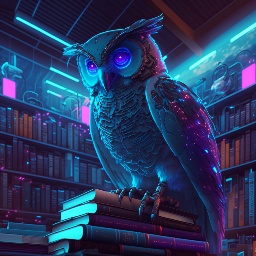
#> input picture Trabajos/Vision artificial/Tarea 2/imagen1.jpg, 256 x 256 px
$ python P3a.py
#> lines starting #> are read from the running program, lines starting #| are printed output that depends on the picture
import numpy as np
import cv2

img1 = cv2.imread("imagen1.jpg")
#> img1 is the input picture: shape (256, 256, 3); mean B, G, R 95.4, 56.5, 40.9
img2 = cv2.imread("imagen2.jpg")
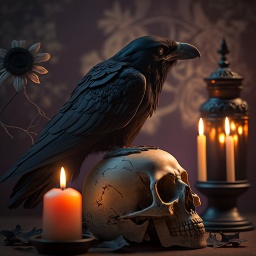
#> input picture Trabajos/Vision artificial/Tarea 2/imagen2.jpg, 256 x 256 px
#> img2 is the input picture: shape (256, 256, 3); mean B, G, R 38.8, 42.8, 59.5

suma = img1 + img2
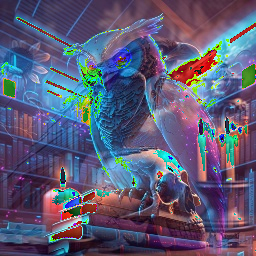
#> suma: shape (256, 256, 3); mean B, G, R 117.4, 90, 91.5
sumaOCV = cv2.add(img1,img2)
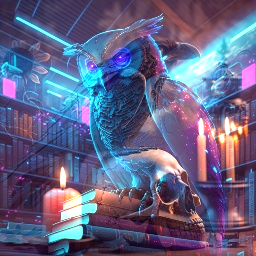
#> sumaOCV: shape (256, 256, 3); mean B, G, R 132.3, 98.2, 99.3
mezcla1 = cv2.addWeighted(img1, 0.7, img2, 0.3, 0)
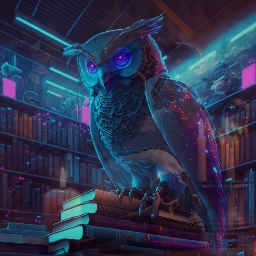
#> mezcla1: shape (256, 256, 3); mean B, G, R 78.4, 52.4, 46.5
mezcla2 = cv2.addWeighted(img1, 0.3, img2, 0.7, 0)
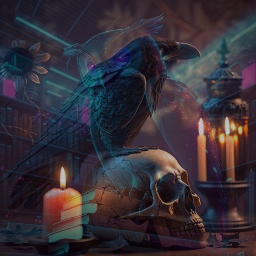
#> mezcla2: shape (256, 256, 3); mean B, G, R 55.8, 46.9, 53.9

cv2.imshow("Imagen 1", img1)
cv2.imshow("Imagen 2", img2)
cv2.imshow("Suma", suma)
cv2.imshow("Suma con cv2.add()", sumaOCV)
cv2.imshow("Suma Ponderada img1 dominante", mezcla1)
cv2.imshow("Suma Ponderada img2 dominante", mezcla2)
cv2.waitKey(0)
cv2.destroyAllWindows()
